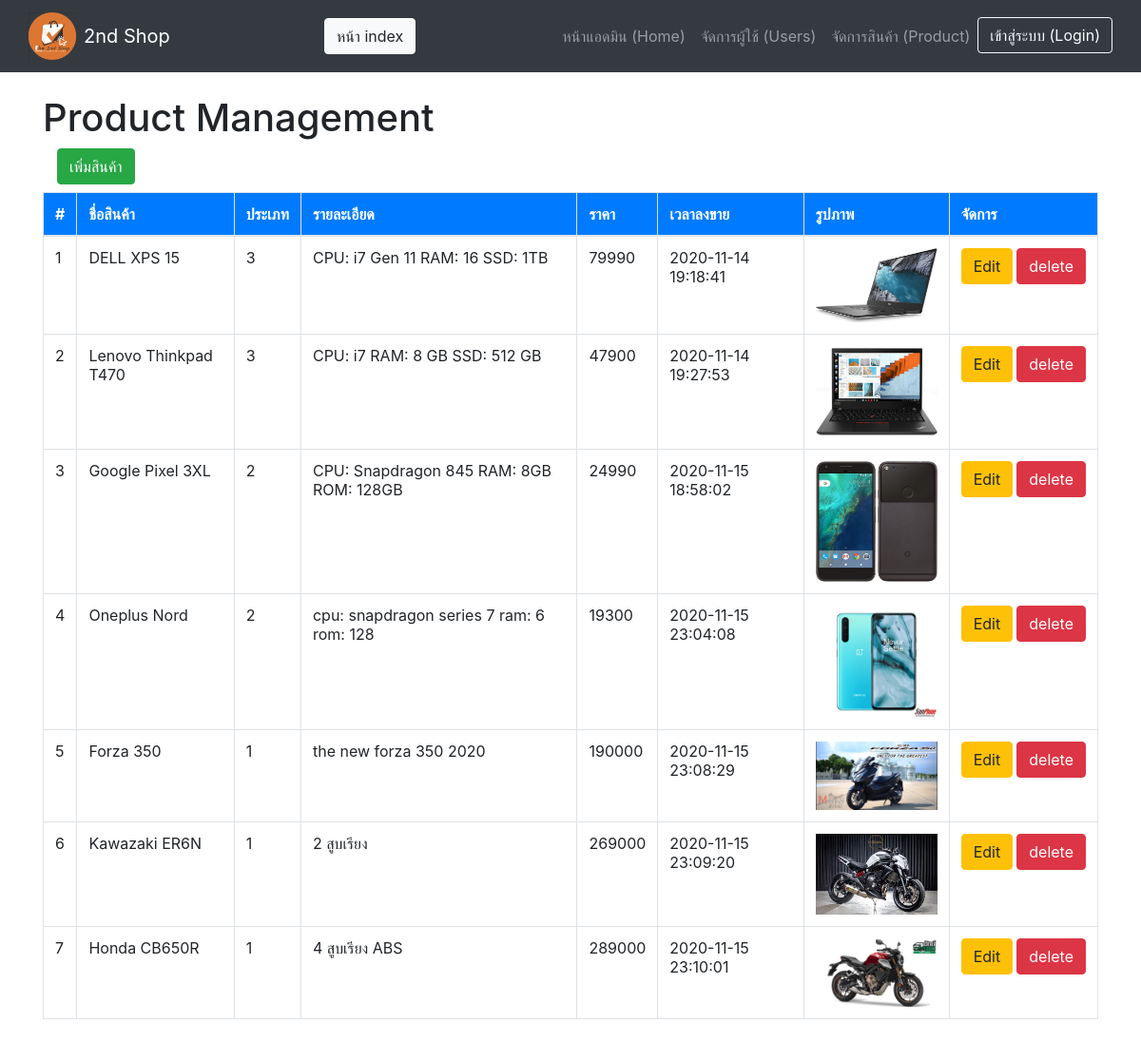
/admin-m-product.php, run on the app's committed database.
### tables this page shows
CREATE TABLE `tb_product` (
  `pd_id` int(100) NOT NULL,
  `pd_name` varchar(255) NOT NULL,
  `pd_detail` varchar(255) NOT NULL,
  `pd_price` int(100) NOT NULL,
  `pd_img` varchar(255) NOT NULL,
  `pd_timestamp` datetime DEFAULT CURRENT_TIMESTAMP,
  `user_id` int(100) NOT NULL,
  `type_id` int(100) NOT NULL
);

### admin-m-product.php (the view, shortened to what this page needs)
<?php
	require_once('model/connection.php');
	require_once('views/bootstrap4.php');
?>
<!DOCTYPE html>
<html lang="en">
<head>
</head>
<body>
    <?php require_once('views/nav-admin.php') ?>
    <section class="container my-4">
        <h1>Product Management</h1>
        <div class="col mb-2">
            <a href="product-add.php" class="btn btn-success">เพิ่มสินค้า</a>
        </div>
		<table class="table table-bordered table-hover">
			<thead class="bg-primary text-white">
				<tr>
					<th scope="col-1">#</th>
					<th scope="col-1">ชื่อสินค้า</th>
					<th scope="col-1">ประเภท</th>
					<th scope="col-4">รายละเอียด</th>
					<th scope="col-1">ราคา</th>
					<th scope="col-1">เวลาลงขาย</th>
					<th scope="col-2">รูปภาพ</th>
					<th scope="col-1">จัดการ</th>
				</tr>
			</thead>
			<tbody>
                <?php
                    $query = $db->prepare("SELECT * FROM 2ndshop.tb_product ORDER BY pd_id ASC");
                    $query->execute();
                    $countIndex = 0;
                ?>
                <?php while($row = $query->fetch(PDO::FETCH_ASSOC)) { ?>
                    <tr>
                        <td class=""><?php echo ++$countIndex ?></td>
                        <td class=""><?php echo $row['pd_name'] ?></td>
                        <td class=""><?php echo $row['type_id'] ?></td>
                        <td class=""><?php echo $row['pd_detail'] ?></td>
                        <td class=""><?php echo $row['pd_price'] ?></td>
                        <td class=""><?php echo $row['pd_timestamp'] ?></td>
                        <td class=""><img src="upload/<?php echo $row['pd_img'] ?>" alt="product-db" id="img-product"></td>
                        <td class="mx-1">
                            <div class="row ">
                                <div class="col d-flex justify-content-around">
                                <a href="product-edit.php?update_id=<?php echo $row['pd_id'] ?>" class="btn btn-warning mr-1">Edit</a>
                                <a href="product-delete.php?delete_id=<?php echo $row['pd_id'] ?>" class="btn btn-danger">delete</a>
                                </div>
                            </div>
                        </td>
                    </tr>
                <?php } ?>
			</tbody>
		</table>
    </section>
</body>
</html>

### admin-m-product.php (style rules this page uses)
img#img-product { max-width: 8rem; max-height: fit-content; }

### data on the page
tb_product: pd_name "DELL XPS 15", type "3", pd_detail "CPU: i7 Gen 11 RAM: 16 SSD: 1TB", pd_price "79990", pd_timestamp "2020-11-14 19:18:41", pd_img (picture)
tb_product: pd_name "Lenovo Thinkpad T470", type "3", pd_detail "CPU: i7 RAM: 8 GB SSD: 512 GB", pd_price "47900", pd_timestamp "2020-11-14 19:27:53", pd_img (picture)
tb_product: pd_name "Google Pixel 3XL", type "2", pd_detail "CPU: Snapdragon 845 RAM: 8GB ROM: 128GB", pd_price "24990", pd_timestamp "2020-11-15 18:58:02", pd_img (picture)
tb_product: pd_name "Oneplus Nord", type "2", pd_detail "cpu: snapdragon series 7 ram: 6 rom: 128", pd_price "19300", pd_timestamp "2020-11-15 23:04:08", pd_img (picture)
tb_product: pd_name "Forza 350", type "1", pd_detail "the new forza 350 2020", pd_price "190000", pd_timestamp "2020-11-15 23:08:29", pd_img (picture)
tb_product: pd_name "Kawazaki ER6N", type "1", pd_detail "2 สูบเรียง", pd_price "269000", pd_timestamp "2020-11-15 23:09:20", pd_img (picture)
tb_product: pd_name "Honda CB650R", type "1", pd_detail "4 สูบเรียง ABS", pd_price "289000", pd_timestamp "2020-11-15 23:10:01", pd_img (picture)
